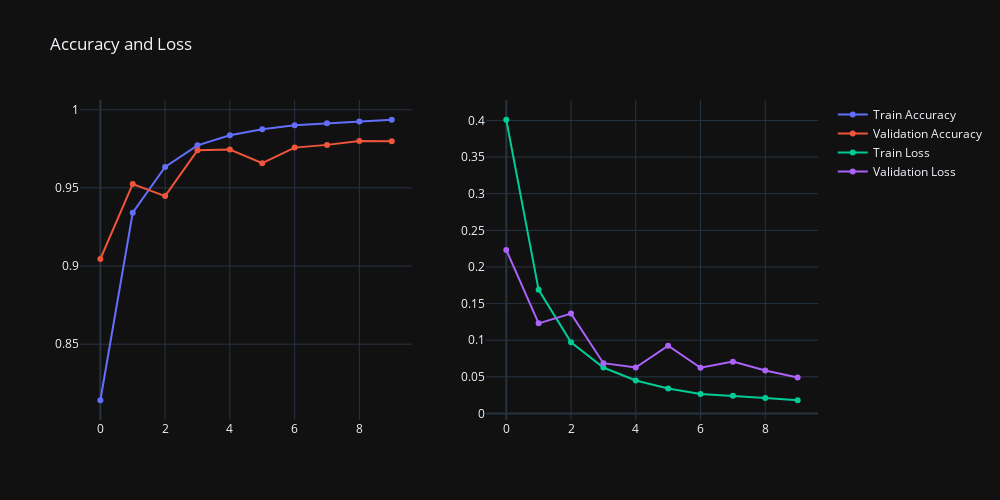

The code cell stored with this chart in its notebook:
### Code cell
plot_graphs(history)

### Figure 1 — Plotly figure (JSON) as saved in the notebook; plotly's stock layout.template omitted (floating-point values rounded to 4 significant figures)
{"data": [{"mode": "lines+markers", "name": "Train Accuracy", "type": "scatter", "xaxis": "x", "y": [0.8141, 0.9341, 0.9634, 0.9772, 0.9837, 0.9876, 0.9901, 0.9914, 0.9925, 0.9936], "yaxis": "y"}, {"mode": "lines+markers", "name": "Validation Accuracy", "type": "scatter", "xaxis": "x", "y": [0.9045, 0.9525, 0.9448, 0.974, 0.9745, 0.9657, 0.9758, 0.9775, 0.98, 0.9797], "yaxis": "y"}, {"mode": "lines+markers", "name": "Train Loss", "type": "scatter", "xaxis": "x2", "y": [0.4009, 0.1687, 0.09726, 0.06273, 0.04511, 0.034, 0.0265, 0.02409, 0.0211, 0.01806], "yaxis": "y2"}, {"mode": "lines+markers", "name": "Validation Loss", "type": "scatter", "xaxis": "x2", "y": [0.2233, 0.123, 0.1363, 0.06865, 0.06281, 0.09255, 0.06238, 0.07078, 0.05879, 0.04899], "yaxis": "y2"}], "layout": {"height": 500, "title": {"text": "Accuracy and Loss"}, "width": 1000, "xaxis": {"anchor": "y", "domain": [0, 0.45]}, "xaxis2": {"anchor": "y2", "domain": [0.55, 1]}, "yaxis": {"anchor": "x", "domain": [0, 1]}, "yaxis2": {"anchor": "x2", "domain": [0, 1]}}}
